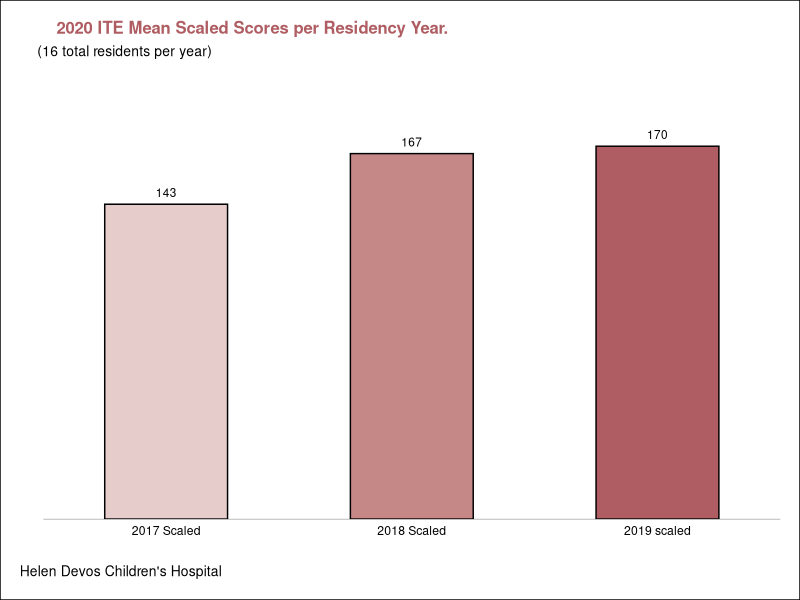

Recreate this plot in R.
## ---- chunk 1
knitr::opts_chunk$set(echo = TRUE)
## ---- chunk 2
library(tidyverse)
library("ggtext")
library(grid)
library(rlang)
## ---- chunk 3
#This plot shows the plot before using custom line segments. The y axis line is too long. 
age_groups= c("2017 Scaled" , "2018 Scaled", "2019 scaled")
types= c("2017 scaled", "2018 scaled", "2019 sclaed")
pop_colors <- c("#e6cdcb", "#c58887", "#af5d62")

twentytwenty_data<- tibble(
  vote_type = rep(types, 1),
  pop_groups= rep(age_groups, c(1,1,1)),
  amount= c(143.4375, 166.5, 169.875),
  amount1= c("143", "167", "170"),
  fill= rep(pop_colors, 1)
)
vote_labels <- tibble(
  vote_type= factor(types, levels= types),
)
twentytwenty_data<- twentytwenty_data%>%
  mutate(vote_type = factor(vote_type, levels= types),
         pop_groups= factor(pop_groups, levels= age_groups),
         fill= factor(fill, levels= pop_colors))

area<- (ggplot(twentytwenty_data, aes(x = pop_groups, 
                      y = amount, 
                      fill = fill, 
                      label = amount1)) +
  geom_col(color = "black", size= .5, width= .5, position= position_dodge(width= .2))+
    geom_text(size = 3, 
            position = position_dodge(width=1), aes(y= amount), vjust =-.8, color= "black")+
 labs(title =  "<span style = 'font-size:12pt; color:#af5d62'><b>2020 ITE Mean Scaled Scores per Residency Year.</span></p>",
       subtitle = "(16 total residents per year)",
       y = "",
       x = "",
       caption = "Helen Devos Children's Hospital") + scale_fill_manual(labels= types, values= pop_colors, name = ""))
new2<- (area + theme_classic()+
  theme(
           # Needed for using HTML syntax in plot title
          
           # Cleaned up some redundancies and combined your theme changes into one layer
           panel.grid = element_blank(),
           plot.background = element_rect(fill = "white", color = "black"),
           panel.grid.major = element_blank(),
           panel.grid.minor = element_blank(),
           plot.title = element_markdown(hjust=.1),
           plot.title.position = "plot",
           plot.caption.position = "plot",
           plot.subtitle = element_text(size = 10, color = "black", hjust=.03), 
           plot.caption = element_text(size = 10, color = "black", hjust = 0),
           axis.ticks = element_blank(),
           axis.line.y = element_blank(),
           axis.text.y= element_blank(),
           legend.position= "none",
           axis.line.x = element_line(size=.1),
           axis.text.x= element_text(color= "black"),
           plot.margin = unit(c(.5,.5,.5,.5), "cm"))
+ scale_x_discrete(expand=c(.2,0))
+ scale_y_continuous(expand = expansion(mult = c(0, 0.21))))
new2 


